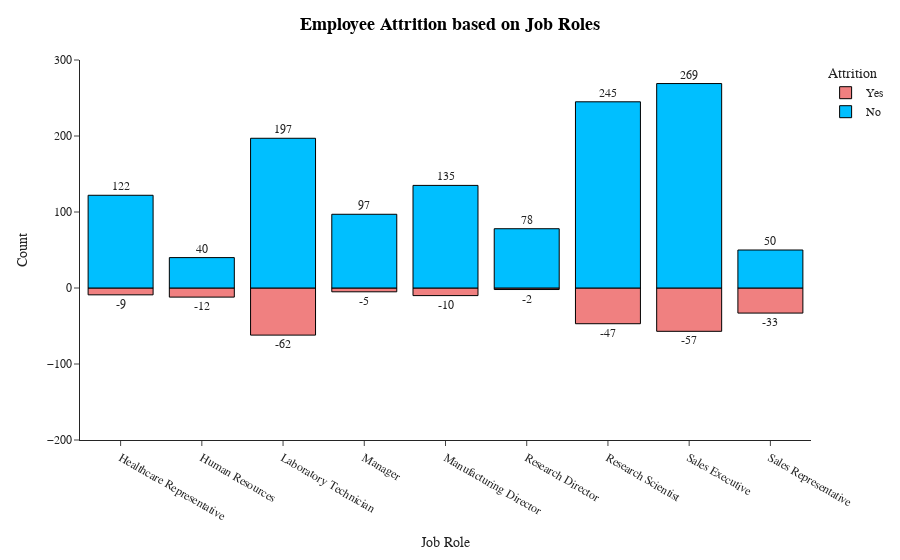

Notebook cell for this chart:
### Markdown cell above
<ul>
    <li><p>Employees whose education feild in Human Resources, Marketing and Technical Degree has Maximum Attrition</p></li>
    <li><p>Low attrition is seen in Employees whos education feild in Life sciences</p></li>
</ul>
<br>
<a id='jr'></a>
<div style="color:white;
            display:fill;
            border-radius:15px;
            background-color:white;
            font-size:110%;
            font-family:Verdana;
            letter-spacing:1px">
    <h3 style='padding: 10px;
              color:black;
               border:green;
               border-width:2.5px;
               border-style:solid;
              font-family: cursive;
              text-align:center;'>
        Employee Attrition based on Job Roles
    </h3>
    </div>
<br>
<a href='#top' style='text-decoration:none; font-family: cursive; '>Back to Top^</a><br>

### Code cell
k=df.groupby(['JobRole','Attrition'],as_index=False)['Age'].count()
a=k[k['Attrition']=='Yes']
b=k[k['Attrition']=='No']
a['Age']=a['Age'].apply(lambda x: -x)
k=pd.concat([a,b],ignore_index=True)
k['Count']=k['Age']
k.rename(columns={'JobRole':'Job Role'},inplace=True)
fig=px.bar(k,x='Job Role',y='Count',color='Attrition',template='simple_white',text='Count',color_discrete_sequence=['LightCoral','DeepSkyBlue'])
fig.update_yaxes(range=[-200,300])
fig.update_traces(marker=dict(line=dict(color='#000000', width=1)),textposition = "outside")
fig.update_xaxes(visible=True)
fig.update_yaxes(visible=True)
fig.update_layout(title_x=0.5,template='simple_white',showlegend=True,title_text='<b style="color:black; font-size:105%;">Employee Attrition based on Job Roles</b>',font_family="Times New Roman",title_font_family="Times New Roman")
fig.show()

### Figure 1 — Plotly figure (JSON) as saved in the notebook; plotly's stock layout.template omitted (floating-point values rounded to 4 significant figures)
{"data": [{"alignmentgroup": "True", "hovertemplate": "Attrition=Yes<br>Job Role=%{x}<br>Count=%{text}<extra></extra>", "legendgroup": "Yes", "marker": {"color": "LightCoral", "line": {"color": "#000000", "width": 1}, "pattern": {"shape": ""}}, "name": "Yes", "offsetgroup": "Yes", "orientation": "v", "showlegend": true, "text": [-9.0, -12.0, -62.0, -5.0, -10.0, -2.0, -47.0, -57.0, -33.0], "textposition": "outside", "type": "bar", "x": ["Healthcare Representative", "Human Resources", "Laboratory Technician", "Manager", "Manufacturing Director", "Research Director", "Research Scientist", "Sales Executive", "Sales Representative"], "xaxis": "x", "y": [-9, -12, -62, -5, -10, -2, -47, -57, -33], "yaxis": "y"}, {"alignmentgroup": "True", "hovertemplate": "Attrition=No<br>Job Role=%{x}<br>Count=%{text}<extra></extra>", "legendgroup": "No", "marker": {"color": "DeepSkyBlue", "line": {"color": "#000000", "width": 1}, "pattern": {"shape": ""}}, "name": "No", "offsetgroup": "No", "orientation": "v", "showlegend": true, "text": [122.0, 40.0, 197.0, 97.0, 135.0, 78.0, 245.0, 269.0, 50.0], "textposition": "outside", "type": "bar", "x": ["Healthcare Representative", "Human Resources", "Laboratory Technician", "Manager", "Manufacturing Director", "Research Director", "Research Scientist", "Sales Executive", "Sales Representative"], "xaxis": "x", "y": [122, 40, 197, 97, 135, 78, 245, 269, 50], "yaxis": "y"}], "layout": {"barmode": "relative", "font": {"family": "Times New Roman"}, "legend": {"title": {"text": "Attrition"}, "tracegroupgap": 0}, "margin": {"t": 60}, "showlegend": true, "title": {"font": {"family": "Times New Roman"}, "text": "<b style=\"color:black; font-size:105%;\">Employee Attrition based on Job Roles</b>", "x": 0.5}, "xaxis": {"anchor": "y", "domain": [0.0, 1.0], "title": {"text": "Job Role"}, "visible": true}, "yaxis": {"anchor": "x", "domain": [0.0, 1.0], "range": [-200, 300], "title": {"text": "Count"}, "visible": true}}}
